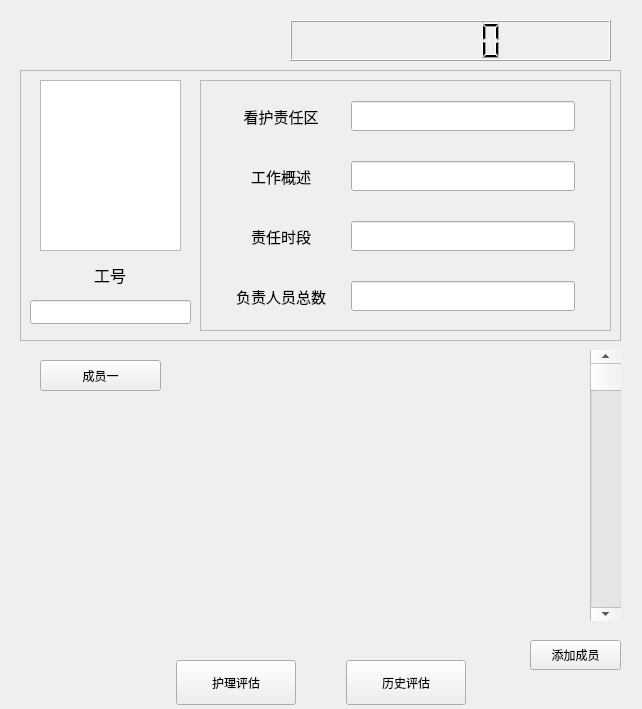
<?xml version="1.0" encoding="UTF-8"?>
<ui version="4.0">
 <class>Mainview</class>
 <widget class="QMainWindow" name="Mainview">
  <property name="geometry">
   <rect>
    <x>0</x>
    <y>0</y>
    <width>642</width>
    <height>709</height>
   </rect>
  </property>
  <property name="minimumSize">
   <size>
    <width>642</width>
    <height>709</height>
   </size>
  </property>
  <property name="maximumSize">
   <size>
    <width>641</width>
    <height>709</height>
   </size>
  </property>
  <property name="windowTitle">
   <string>主界面</string>
  </property>
  <widget class="QWidget" name="centralWidget">
   <widget class="QFrame" name="frame">
    <property name="geometry">
     <rect>
      <x>20</x>
      <y>70</y>
      <width>601</width>
      <height>271</height>
     </rect>
    </property>
    <property name="frameShape">
     <enum>QFrame::StyledPanel</enum>
    </property>
    <property name="frameShadow">
     <enum>QFrame::Raised</enum>
    </property>
    <widget class="QTextBrowser" name="headImg">
     <property name="geometry">
      <rect>
       <x>20</x>
       <y>10</y>
       <width>141</width>
       <height>171</height>
      </rect>
     </property>
    </widget>
    <widget class="QLineEdit" name="lineEdit">
     <property name="geometry">
      <rect>
       <x>10</x>
       <y>230</y>
       <width>161</width>
       <height>24</height>
      </rect>
     </property>
    </widget>
    <widget class="QScrollArea" name="scrollArea">
     <property name="geometry">
      <rect>
       <x>180</x>
       <y>10</y>
       <width>411</width>
       <height>251</height>
      </rect>
     </property>
     <property name="widgetResizable">
      <bool>true</bool>
     </property>
     <widget class="QWidget" name="scrollAreaWidgetContents">
      <property name="geometry">
       <rect>
        <x>0</x>
        <y>0</y>
        <width>409</width>
        <height>249</height>
       </rect>
      </property>
      <widget class="QLabel" name="label">
       <property name="geometry">
        <rect>
         <x>30</x>
         <y>20</y>
         <width>100</width>
         <height>30</height>
        </rect>
       </property>
       <property name="font">
        <font>
         <pointsize>11</pointsize>
        </font>
       </property>
       <property name="layoutDirection">
        <enum>Qt::RightToLeft</enum>
       </property>
       <property name="text">
        <string>看护责任区</string>
       </property>
       <property name="alignment">
        <set>Qt::AlignCenter</set>
       </property>
      </widget>
      <widget class="QLabel" name="label_2">
       <property name="geometry">
        <rect>
         <x>30</x>
         <y>80</y>
         <width>100</width>
         <height>30</height>
        </rect>
       </property>
       <property name="font">
        <font>
         <pointsize>11</pointsize>
        </font>
       </property>
       <property name="layoutDirection">
        <enum>Qt::RightToLeft</enum>
       </property>
       <property name="text">
        <string>工作概述</string>
       </property>
       <property name="alignment">
        <set>Qt::AlignCenter</set>
       </property>
      </widget>
      <widget class="QLabel" name="label_3">
       <property name="geometry">
        <rect>
         <x>30</x>
         <y>200</y>
         <width>100</width>
         <height>30</height>
        </rect>
       </property>
       <property name="font">
        <font>
         <pointsize>11</pointsize>
        </font>
       </property>
       <property name="layoutDirection">
        <enum>Qt::RightToLeft</enum>
       </property>
       <property name="text">
        <string>负责人员总数</string>
       </property>
       <property name="alignment">
        <set>Qt::AlignCenter</set>
       </property>
      </widget>
      <widget class="QLabel" name="label_4">
       <property name="geometry">
        <rect>
         <x>30</x>
         <y>140</y>
         <width>100</width>
         <height>30</height>
        </rect>
       </property>
       <property name="font">
        <font>
         <pointsize>11</pointsize>
        </font>
       </property>
       <property name="layoutDirection">
        <enum>Qt::RightToLeft</enum>
       </property>
       <property name="text">
        <string>责任时段</string>
       </property>
       <property name="alignment">
        <set>Qt::AlignCenter</set>
       </property>
      </widget>
      <widget class="QLineEdit" name="workArea">
       <property name="geometry">
        <rect>
         <x>150</x>
         <y>20</y>
         <width>224</width>
         <height>30</height>
        </rect>
       </property>
      </widget>
      <widget class="QLineEdit" name="workTime">
       <property name="geometry">
        <rect>
         <x>150</x>
         <y>140</y>
         <width>224</width>
         <height>30</height>
        </rect>
       </property>
      </widget>
      <widget class="QLineEdit" name="workDescribe">
       <property name="geometry">
        <rect>
         <x>150</x>
         <y>80</y>
         <width>224</width>
         <height>30</height>
        </rect>
       </property>
      </widget>
      <widget class="QLineEdit" name="totalWorker">
       <property name="geometry">
        <rect>
         <x>150</x>
         <y>200</y>
         <width>224</width>
         <height>30</height>
        </rect>
       </property>
      </widget>
     </widget>
    </widget>
    <widget class="QLabel" name="label_5">
     <property name="geometry">
      <rect>
       <x>40</x>
       <y>190</y>
       <width>100</width>
       <height>30</height>
      </rect>
     </property>
     <property name="font">
      <font>
       <pointsize>12</pointsize>
      </font>
     </property>
     <property name="text">
      <string>工号</string>
     </property>
     <property name="alignment">
      <set>Qt::AlignCenter</set>
     </property>
    </widget>
   </widget>
   <widget class="QLCDNumber" name="timeLcd">
    <property name="geometry">
     <rect>
      <x>290</x>
      <y>20</y>
      <width>321</width>
      <height>41</height>
     </rect>
    </property>
    <property name="smallDecimalPoint">
     <bool>false</bool>
    </property>
   </widget>
   <widget class="QPushButton" name="addMember">
    <property name="geometry">
     <rect>
      <x>530</x>
      <y>640</y>
      <width>91</width>
      <height>30</height>
     </rect>
    </property>
    <property name="text">
     <string>添加成员</string>
    </property>
   </widget>
   <widget class="QPushButton" name="nurseAssess">
    <property name="geometry">
     <rect>
      <x>176</x>
      <y>660</y>
      <width>120</width>
      <height>45</height>
     </rect>
    </property>
    <property name="text">
     <string>护理评估</string>
    </property>
   </widget>
   <widget class="QPushButton" name="historyAssess">
    <property name="geometry">
     <rect>
      <x>346</x>
      <y>660</y>
      <width>120</width>
      <height>45</height>
     </rect>
    </property>
    <property name="text">
     <string>历史评估</string>
    </property>
   </widget>
   <widget class="QWidget" name="widget" native="true">
    <property name="geometry">
     <rect>
      <x>20</x>
      <y>350</y>
      <width>571</width>
      <height>271</height>
     </rect>
    </property>
    <widget class="QPushButton" name="showmember">
     <property name="geometry">
      <rect>
       <x>20</x>
       <y>10</y>
       <width>121</width>
       <height>31</height>
      </rect>
     </property>
     <property name="text">
      <string>成员一</string>
     </property>
    </widget>
   </widget>
   <widget class="QScrollBar" name="verticalScrollBar">
    <property name="geometry">
     <rect>
      <x>590</x>
      <y>350</y>
      <width>31</width>
      <height>271</height>
     </rect>
    </property>
    <property name="orientation">
     <enum>Qt::Vertical</enum>
    </property>
   </widget>
  </widget>
 </widget>
 <layoutdefault spacing="6" margin="11"/>
 <resources/>
 <connections/>
</ui>
